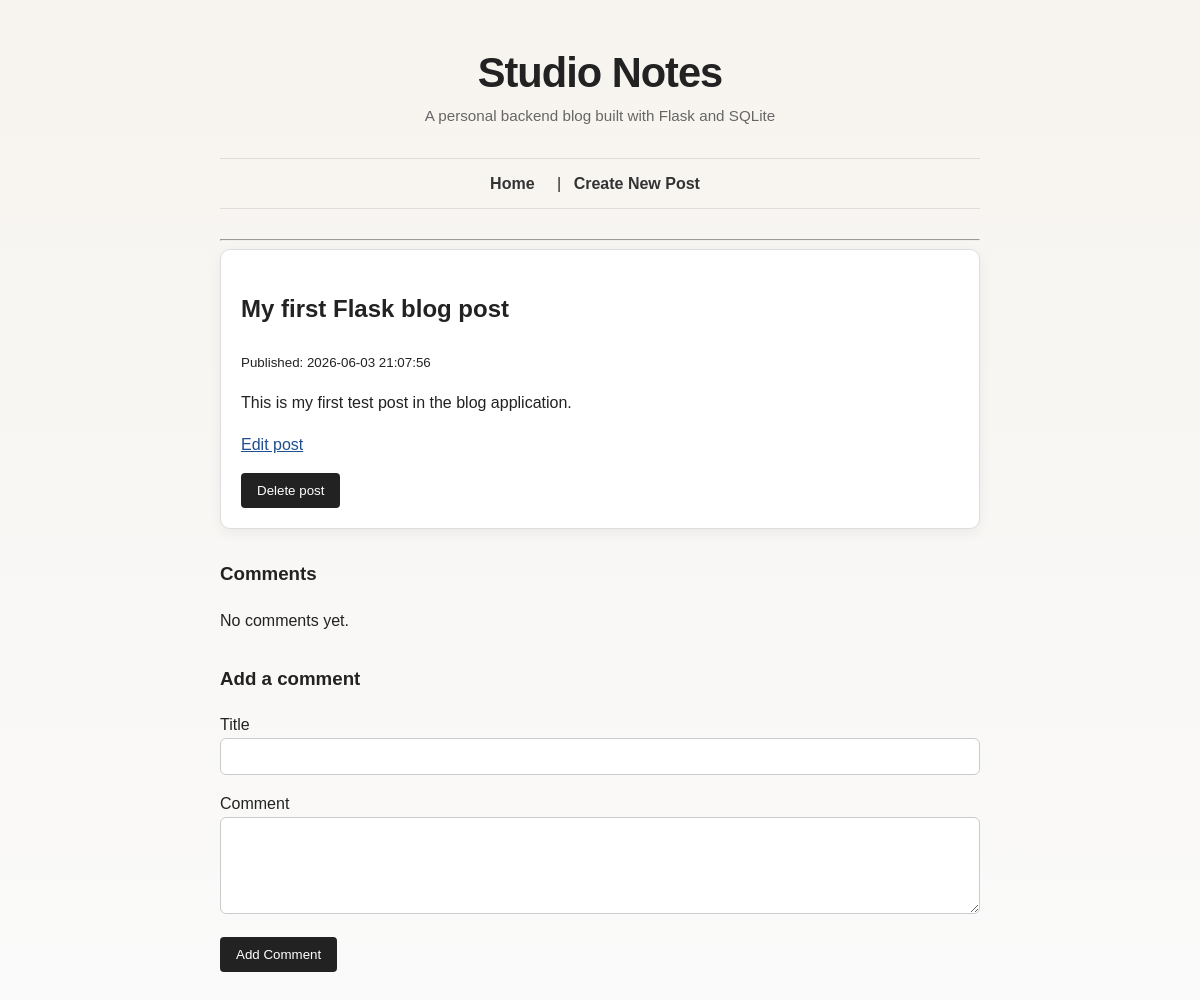
Before: /posts/1 with the older database file.
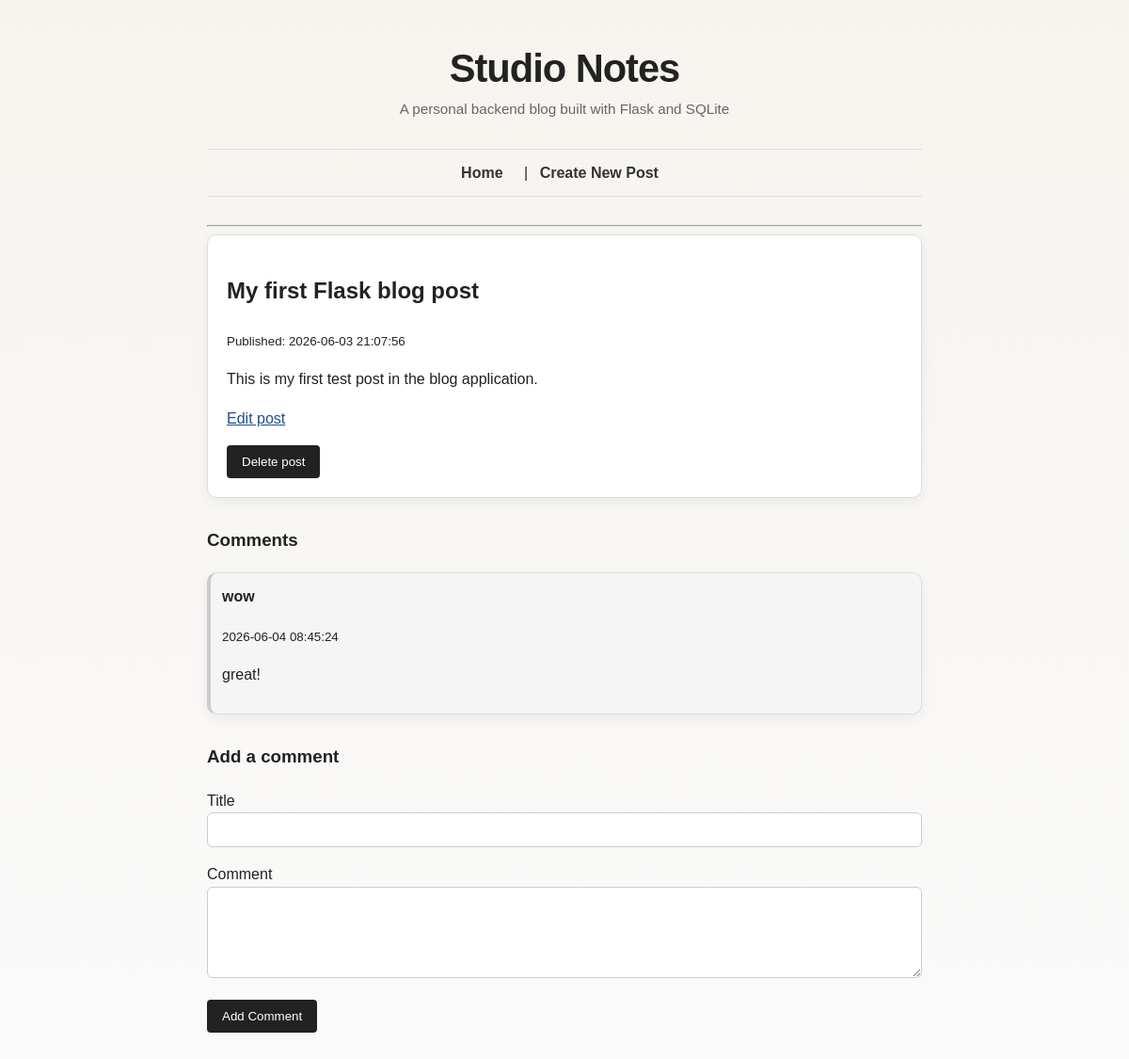
After: the same page with the newer database file.
### tables this page shows
CREATE TABLE posts (
    id INTEGER PRIMARY KEY AUTOINCREMENT,
    title TEXT NOT NULL,
    body TEXT NOT NULL,
    created_at TEXT NOT NULL DEFAULT CURRENT_TIMESTAMP,
    updated_at TEXT
);

CREATE TABLE comments (
    id INTEGER PRIMARY KEY AUTOINCREMENT,
    post_id INTEGER NOT NULL,
    title TEXT NOT NULL,
    body TEXT NOT NULL,
    created_at TEXT NOT NULL DEFAULT CURRENT_TIMESTAMP,
    FOREIGN KEY (post_id) REFERENCES posts (id)
);

### app.py (the view)
@app.route("/posts/<int:post_id>")
def show_post(post_id):
    post = database.get_post(post_id)
    if post is None:
        return render_template("post.html", post=None)
    comments = database.get_comments_for_post(post_id)
    tags = database.get_tags_for_post(post_id)
    return render_template(
        "post.html",
        post=post,
        comments=comments,
        tags=tags
    )

### database.py (called while the page is built)
def get_db_connection():
    connection = sqlite3.connect(DATABASE)
    connection.row_factory = sqlite3.Row
    return connection

def get_post(post_id):
    connection = get_db_connection()
    post = connection.execute(
        "SELECT * FROM posts WHERE id = ?",
        (post_id,)
    ).fetchone()
    connection.close()
    return post

def get_comments_for_post(post_id):
    connection = get_db_connection()
    comments = connection.execute(
        "SELECT * FROM comments WHERE post_id = ? ORDER BY created_at DESC",
        (post_id,)
    ).fetchall()
    connection.close()
    return comments

def get_tags_for_post(post_id):
    connection = get_db_connection()
    tags = connection.execute(
        """
        SELECT tags.*
        FROM tags
        JOIN post_tags ON tags.id = post_tags.tag_id
        WHERE post_tags.post_id = ?
        ORDER BY tags.name
        """,
        (post_id,)
    ).fetchall()
    connection.close()
    return tags

### templates/post.html (shortened to what this page needs)
{% extends "layout.html" %}
{% block content %}
{% if post %}
    <article>
        <h2>{{ post.title }}</h2>
        <p><small>Published: {{ post.created_at }}</small></p>
        <p>{{ post.body }}</p>
        <p>
            <a href="/posts/{{ post.id }}/edit">Edit post</a>
        </p>
        <form action="/posts/{{ post.id }}/delete" method="POST" onsubmit="return confirm('Are you sure you want to delete this post?');">
           <button type="submit">Delete post</button>
        </form>
    </article>
    <section>
        <h3>Comments</h3>
        {% if comments %}
            {% for comment in comments %}
                <article class="comment">
                   <h4>{{ comment.title }}</h4>
                   <p><small>{{ comment.created_at }}</small></p>
                   <p>{{ comment.body }}</p>
                </article>
            {% endfor %}
        {% else %}
            <p>No comments yet.</p>
        {% endif %}
    </section>
    <section>
        <h3>Add a comment</h3>
        <form action="/posts/{{ post.id }}/comments" method="POST">
            <p>
                <label for="title">Title</label><br>
                <input type="text" id="title" name="title">
            </p>
            <p>
                <label for="body">Comment</label><br>
                <textarea id="body" name="body" rows="5"></textarea>
            </p>
            <button type="submit">Add Comment</button>
        </form>
    </section>
{% else %}
    <p>Post not found.</p>
{% endif %}
{% endblock %}

### templates/layout.html (shortened to what this page needs)
<!DOCTYPE html>
<html>
<head>
    <link rel="stylesheet" href="{{ url_for('static', filename='style.css') }}">
</head>
<body>
    <header>
        <h1>Studio Notes</h1>
    </header>
   <nav>
    <a href="/">Home</a>
    |
    <a href="/posts/new">Create New Post</a>
</nav>
    <hr>
    {% block content %}
    {% endblock %}
</body>
</html>

### static/style.css (style rules this page uses)
body { font-family: Arial, sans-serif; max-width: 760px; margin: 40px auto; padding: 0 20px; line-height: 1.6; background-color: #fafafa; color: #222; }
header { margin-bottom: 20px; }
header h1 { margin-bottom: 5px; }
nav { margin-bottom: 30px; }
nav a { text-decoration: none; color: #333; margin-right: 10px; }
article { background: white; padding: 20px; margin-bottom: 20px; border: 1px solid #ddd; }
input, textarea { width: 100%; padding: 10px; box-sizing: border-box; }
button { padding: 10px 16px; cursor: pointer; }
a { color: #1f4f8f; }
header { text-align: center; padding-bottom: 10px; }
nav { text-align: center; padding: 12px 0; border-top: 1px solid #ddd; border-bottom: 1px solid #ddd; }
nav a { font-weight: bold; }
button { border: none; background-color: #222; color: white; border-radius: 4px; }
.comment { background-color: #f5f5f5; border-left: 4px solid #cccccc; padding: 12px; margin-bottom: 12px; }
.comment h4 { margin-top: 0; margin-bottom: 4px; }
body { background: linear-gradient(180deg, #f7f4ef 0%, #fafafa 100%); }
header h1 { font-size: 2.6rem; letter-spacing: -1px; }
header::after { content: "A personal backend blog built with Flask and SQLite"; display: block; color: #666; font-size: 0.95rem; margin-top: -8px; }
article { border-radius: 10px; box-shadow: 0 4px 14px rgba(0, 0, 0, 0.06); }
input, textarea { border: 1px solid #ccc; border-radius: 6px; font-family: inherit; }
button { transition: background-color 0.2s ease; }
nav a { padding: 6px 8px; }
section { margin-top: 30px; }

Changed rows visible on the page:
added comments: title "wow", created_at "2026-06-04 08:45:24", body "great!"
Other visible differences:
text no longer shown: "No comments yet."
